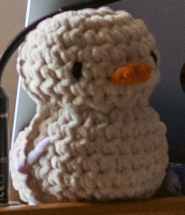
#> input picture CV-image-basics/ratunel.png, 185 x 215 px
$ python edge-det.py
#> lines starting #> are read from the running program, lines starting #| are printed output that depends on the picture
import cv2 as cv

image = cv.imread('ratunel.png')
#> image is the input picture: shape (215, 185, 3); mean B, G, R 80.7, 91.5, 107.7

# conv to grayscale
gray = cv.cvtColor(image, cv.COLOR_BGR2GRAY)
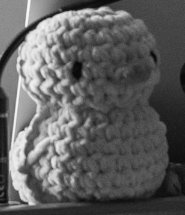
#> gray: shape (215, 185); min 6, max 249, mean 95.1

#edges
edges = cv.Canny(gray, 100, 200)
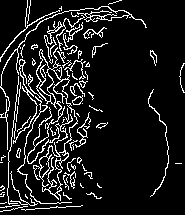
#> edges: shape (215, 185); 10.8% white in thin lines or dots

#save!
cv.imwrite('edges.png', edges)
